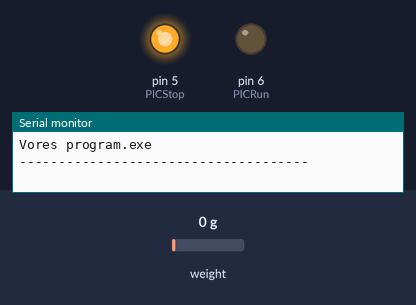
A sketch run on a simulated Arduino Uno, built with avr-gcc and run on an emulated ATmega328P. On the bench: output pins drawn as LEDs (lit = HIGH), the last lines printed to the serial monitor. The test bench sets the inputs (shaded band); at power-on: weight on the scale 0 g.

Above: at 2.2 s.
2.3 s: weight on the scale set to 1625 g
4.2 s: weight on the scale set to 1721 g
At 6.0 s:
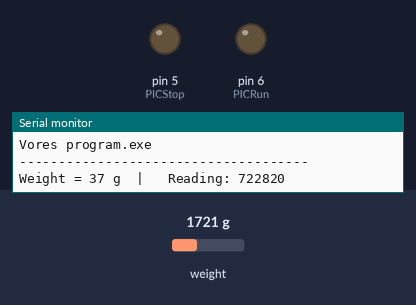
7.5 s: weight on the scale set to 2239 g
9.2 s: weight on the scale set to 2369 g
At 11.1 s:
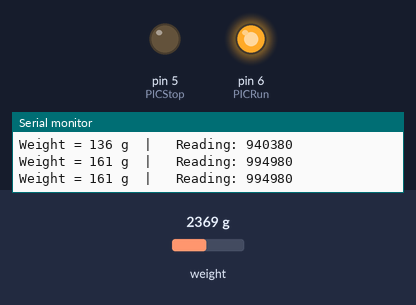
11.5 s: weight on the scale set to 100 g
At 12.7 s:
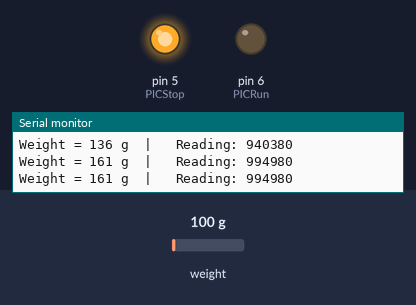
13.5 s: weight on the scale set to 2500 g
At 14.3 s:
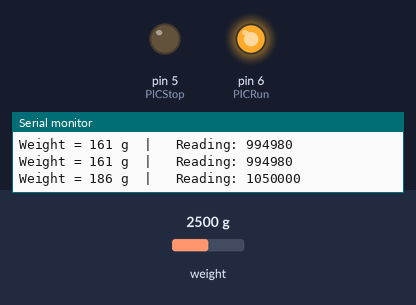
Timing chart, 0 to 16.5 s (numbered marks = the images above; inputs shaded):
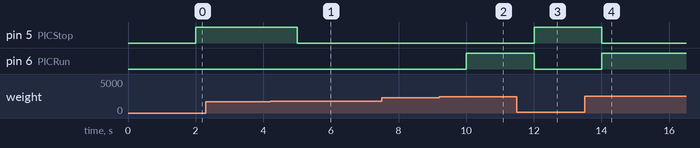

The sketch:

MainProgram.ino
```cpp
////////////////////////
// EXTERNAL LIBRARIES //
////////////////////////
#include "HX711.h"

///////////////
// CONSTANTS //
///////////////

// Define the HX711 pins
const byte DOUT     = A2;
const byte PD_SCK   = A3;

// Coefficients from the trendline
const float a       = 2207.683;
const float b       = 639177.965;

// Weight to run at
const int runWeight = 150;

// Weight of boxes
const int boxWeight = 30; // g

///////////////
// VARIABLES //
///////////////

// PIC Pins
int   PICRun          = 6;
int   PICStop         = 5;

// Scale
HX711 scale;

// Data to manipulate
long  reading         = 0;
long  value           = 0;

/////////////
// PROGRAM //
/////////////

// Helper function that converts the HX711 signal to grams
// Based off information from the report
long voltToGram(long volt, float a, float b) {
  return (volt - b) / a;
}

void setup() {
  // Setup output pins
  pinMode(PICRun, OUTPUT);
  pinMode(PICStop, OUTPUT);

  // Setup scale
  scale.begin(DOUT, PD_SCK);
  scale.tare();

  // Setup serial interface
  Serial.begin(9600);
  Serial.println("Vores program.exe");
  Serial.println("------------------------------------- \n");
}

void loop() {
  // Get average data from 10 HX711 readings
  reading = scale.read_average(10);

  // Convert the readin to grams
  value = voltToGram(reading, a, b);

  // Detect a box without an LDR
  if(value >= boxWeight) {
    // Run the program
    program(value);
  } else {
    // Tell the PIC to stop
    digitalWrite(PICStop, HIGH); // Stop the motor
    digitalWrite(PICRun, LOW);   // Don't don the program
  }
}

// Program definition to reduce indentation
void program(long value) {
  // Tell the PIC to start
  digitalWrite(PICStop, LOW);   // Start the motor

  // Outout the data in a formatted way
  Serial.print("Weight = ");
  Serial.print(value);
  Serial.print(" g\t|\t Reading: ");
  Serial.println(reading);

  // Now check if the value is greater than or equal to 500 so the PIC can get working
  if(value >= runWeight) {
    // TEll the PIC to run its program
    digitalWrite(PICRun, HIGH);
  } else {
    // Tell the PIC to not do anything
    digitalWrite(PICRun, LOW);
  }
}
```

Measured:
- the behaviour switches between 1679 and 1680 g on weight on the scale (found by bisection; images 0 and 1)
- the behaviour switches between 2310 and 2311 g on weight on the scale (found by bisection; images 1 and 2)
- after the input at 2.3 s, every drawn part: stays the same
- after the input at 4.2 s, pin 5 (PICStop): HIGH → LOW after 0.80 s
- after the input at 9.2 s, pin 6 (PICRun): LOW → HIGH after 0.81 s
- after the input at 11.5 s, pin 5 (PICStop): LOW → HIGH after 0.51 s; pin 6 (PICRun): HIGH → LOW after 0.51 s
- after the input at 13.5 s, pin 5 (PICStop): HIGH → LOW after 0.51 s; pin 6 (PICRun): LOW → HIGH after 0.51 s
